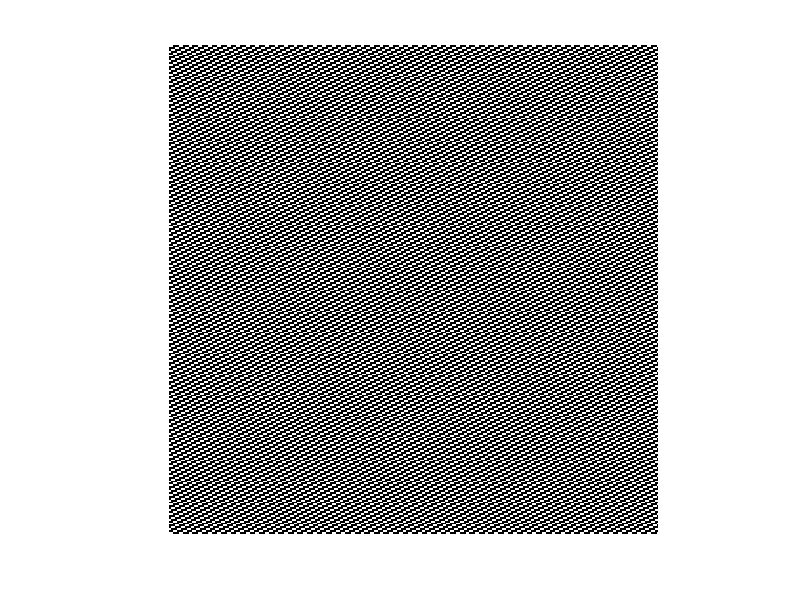

The MATLAB script that drew this image: (Note: this script raises an error after producing the figure.)
close all;
clear all;

size = 256;

img = zeros(size, size, 3);
offset = 0;

for row = 1:size

    if offset == 0
        offset = 3;
        draw0 = 0;
        draw1 = 1;
    elseif offset == 3
        offset = 1;
        draw0 = 3;
        draw1 = 4;
    elseif offset == 1
        offset = -1;
        draw0 = 1;
        draw1 = 2;
    elseif offset == -1
        offset = 2;
        draw0 = 0;
        draw1 = 4;
    elseif offset == 2
        offset = 0;
        draw0 = 2;
        draw1 = 3;
    end
    for col = 1:5:size
       
        if col+draw0 <= size
            img(row,col+draw0,:) = 255;
        end
        if col+draw1 <= size
            img(row,col+draw1,:) = 255;
        end
       

   end

end

figure();
imshow(img);
finalMat = img;
imwrite(finalMat,['../test_images/schody', num2str(size),'.bmp'],'bmp');